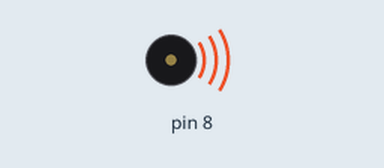
Recording of a sketch running on a simulated Arduino Uno, built with avr-gcc and run on an emulated ATmega328P. On the bench: buzzer (waves = sounding).

Above: at 0.1 s.
At 63.5 s:
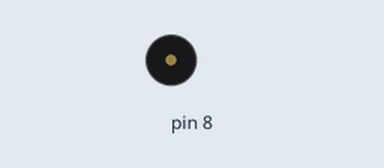
Timing chart, 0 to 65.0 s (numbered marks = the images above):
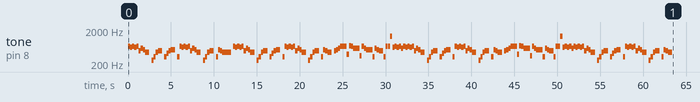

The sketch:

FurElise.ino
```cpp
// Source : https://solarianprogrammer.com/2017/01/31/arduino-buzzer-player-adjustable-volume-playing-fur-elise-beethoven/
// Github : https://github.com/sol-prog/Arduino_music

#include "notes.h"

#define PAUSE 0
#define QN 1000
#define DEN 750
#define EN 500
#define SN 250

int play1[] = {NOTE_E5, NOTE_DS5, NOTE_E5, NOTE_DS5, NOTE_E5, NOTE_B4, NOTE_D5, NOTE_C5, NOTE_A4, PAUSE, NOTE_C4, NOTE_E4, NOTE_A4, NOTE_B4, PAUSE, NOTE_E4};
int play1_time[] = {SN, SN, SN, SN, SN, SN, SN, SN, EN, SN, SN, SN, SN, EN, SN, SN};

int play2[] = {NOTE_GS4, NOTE_B4, NOTE_C5, PAUSE, NOTE_E4};
int play2_time[] = {SN, SN, EN, SN, SN};

int play3[] = {NOTE_C5, NOTE_B4, NOTE_A4};
int play3_time[] = {SN, SN, QN};
int play3B_time[] = {SN, SN, EN};

int play4[] =      {PAUSE,NOTE_B4,NOTE_C5,NOTE_D5};
int play4_time[] = {SN,   SN,SN,SN};

int play5[] = {NOTE_E5, NOTE_G4,NOTE_F5,NOTE_E5,NOTE_D5, NOTE_F4,NOTE_E5,NOTE_D5,NOTE_C5, NOTE_E4,NOTE_D5,NOTE_C5,NOTE_B4, PAUSE, NOTE_E4,NOTE_E5, PAUSE, NOTE_E5,NOTE_E6, PAUSE ,NOTE_DS5,NOTE_E5, PAUSE ,NOTE_DS5,NOTE_E5,NOTE_D5};
int play5_time[] = {DEN,SN,SN,SN, DEN,SN,SN,SN,DEN,SN,SN,SN,EN, 20,    SN,SN, 20,   SN,SN, 20,   SN, SN, 20   ,SN, SN,SN};


void setup() {
  play_piece(8, play1, play1_time, sizeof(play1)/sizeof(play1[0]));
  play_piece(8, play2, play2_time, sizeof(play2)/sizeof(play2[0]));
  play_piece(8, play1, play1_time, sizeof(play1)/sizeof(play1[0]));
  play_piece(8, play3, play3_time, sizeof(play3)/sizeof(play3[0]));

  delay(250);

  play_piece(8, play1, play1_time, sizeof(play1)/sizeof(play1[0]));
  play_piece(8, play2, play2_time, sizeof(play2)/sizeof(play2[0]));
  play_piece(8, play1, play1_time, sizeof(play1)/sizeof(play1[0]));
  play_piece(8, play3, play3B_time, sizeof(play3)/sizeof(play3[0]));

  play_piece(8, play4, play4_time, sizeof(play4)/sizeof(play4[0]));

  play_piece(8, play5, play5_time, sizeof(play5)/sizeof(play5[0]));
  play_piece(8, play1, play1_time, sizeof(play1)/sizeof(play1[0]));

  play_piece(8, play2, play2_time, sizeof(play2)/sizeof(play2[0]));

  play_piece(8, play1, play1_time, sizeof(play1)/sizeof(play1[0]));
  play_piece(8, play3, play3B_time, sizeof(play3)/sizeof(play3[0]));
  play_piece(8, play4, play4_time, sizeof(play4)/sizeof(play4[0]));

  play_piece(8, play5, play5_time, sizeof(play5)/sizeof(play5[0]));
  play_piece(8, play1, play1_time, sizeof(play1)/sizeof(play1[0]));
  play_piece(8, play2, play2_time, sizeof(play2)/sizeof(play2[0]));
  play_piece(8, play1, play1_time, sizeof(play1)/sizeof(play1[0]));
  play_piece(8, play3, play3B_time, sizeof(play3)/sizeof(play3[0]));

}

void play_piece(int pin, int *melody, int *duration, int length) {
  for (int i = 0; i < length; ++i) {
    tone(pin, melody[i], duration[i]);
    delay(duration[i]);
  }
}

void loop() {
}
```

notes.h
```cpp
/**********************************************************************
 * Public Constants from https://www.arduino.cc/en/Tutorial/toneMelody
 **********************************************************************/
#define NOTE_B0  31
#define NOTE_C1  33
#define NOTE_CS1 35
#define NOTE_D1  37
#define NOTE_DS1 39
#define NOTE_E1  41
#define NOTE_F1  44
#define NOTE_FS1 46
#define NOTE_G1  49
#define NOTE_GS1 52
#define NOTE_A1  55
#define NOTE_AS1 58
#define NOTE_B1  62
#define NOTE_C2  65
#define NOTE_CS2 69
#define NOTE_D2  73
#define NOTE_DS2 78
#define NOTE_E2  82
#define NOTE_F2  87
#define NOTE_FS2 93
#define NOTE_G2  98
#define NOTE_GS2 104
#define NOTE_A2  110
#define NOTE_AS2 117
#define NOTE_B2  123
#define NOTE_C3  131
#define NOTE_CS3 139
#define NOTE_D3  147
#define NOTE_DS3 156
#define NOTE_E3  165
#define NOTE_F3  175
#define NOTE_FS3 185
#define NOTE_G3  196
#define NOTE_GS3 208
#define NOTE_A3  220
#define NOTE_AS3 233
#define NOTE_B3  247
#define NOTE_C4  262
#define NOTE_CS4 277
#define NOTE_D4  294
#define NOTE_DS4 311
#define NOTE_E4  330
#define NOTE_F4  349
#define NOTE_FS4 370
#define NOTE_G4  392
#define NOTE_GS4 415
#define NOTE_A4  440
#define NOTE_AS4 466
#define NOTE_B4  494
#define NOTE_C5  523
#define NOTE_CS5 554
#define NOTE_D5  587
#define NOTE_DS5 622
#define NOTE_E5  659
#define NOTE_F5  698
#define NOTE_FS5 740
#define NOTE_G5  784
#define NOTE_GS5 831
#define NOTE_A5  880
#define NOTE_AS5 932
#define NOTE_B5  988
#define NOTE_C6  1047
#define NOTE_CS6 1109
#define NOTE_D6  1175
#define NOTE_DS6 1245
#define NOTE_E6  1319
#define NOTE_F6  1397
#define NOTE_FS6 1480
#define NOTE_G6  1568
#define NOTE_GS6 1661
#define NOTE_A6  1760
#define NOTE_AS6 1865
#define NOTE_B6  1976
#define NOTE_C7  2093
#define NOTE_CS7 2217
#define NOTE_D7  2349
#define NOTE_DS7 2489
#define NOTE_E7  2637
#define NOTE_F7  2794
#define NOTE_FS7 2960
#define NOTE_G7  3136
#define NOTE_GS7 3322
#define NOTE_A7  3520
#define NOTE_AS7 3729
#define NOTE_B7  3951
#define NOTE_C8  4186
#define NOTE_CS8 4435
#define NOTE_D8  4699
#define NOTE_DS8 4978
```
